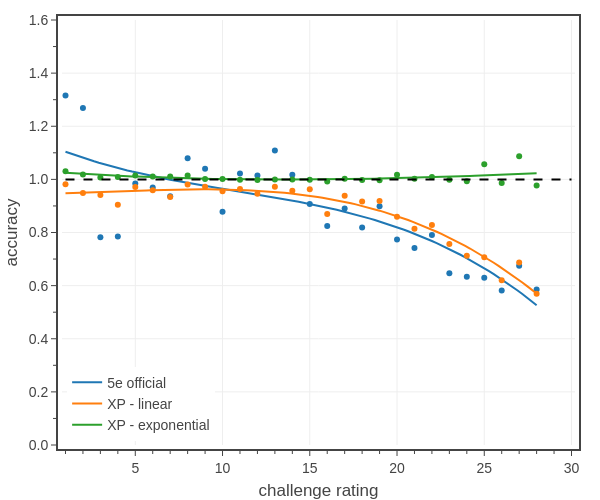

Notebook code for this chart:
### Code cell
# Fig. 3: plots XP accuracy vs level for encounter with a single CR appropriate monster
import pandas as pd

xp_method = 'linear'

# pc stats
classes = list(PC_CLASSES.keys())
pc_data_file = f'../../_classes/xp-and-player-characters/pc data - Medium 2 short rests.json'
dfP = load_pc_data(pc_data_file, [
    'class','level',
    'hit points mean',
    'hit points multiplier',
    'damage per round mean',
    'attack bonus','armor class',
    'encounter XP mean'
])
dfP['adj hit points mean'] = dfP['hit points mean']*dfP['hit points multiplier']
dfP = dfP.rename({
    'adj hit points mean': 'adj HP', 
    'damage per round mean': 'adj DPR', 
    'attack bonus': 'adj AB', 
    'armor class': 'adj AC',
    'encounter XP mean': 'eXP',
}, axis=1)
xp_values = 0.5*np.array(ENCOUNTER_DIFFICULTIES['Daily']['XP'])
dfP['Encounter XP'] = dfP.apply(lambda row: xp_values[row['level']-1], axis=1)
dfP['Encounter eXP']  = dfP.apply(lambda row: estats5e.effXP(row['adj HP'], row['adj AC'], row['adj DPR'], row['adj AB'], method=xp_method, ctype='PC'), axis=1)
dfP = dfP[dfP['class'].isin(classes)]
dfP = dfP[['level','adj HP','adj DPR','adj AC','adj AB','Encounter XP','Encounter eXP']].groupby(['level']).mean()

# monster stats
dfM = pd.read_csv('../../assets/data/monsters-2014.csv')
dfM['adj AC']  = 0.5*(dfM['adj AC'] + dfM['adj SB'] + 14)
dfM['eXP']  = dfM.apply(lambda row: estats5e.effXP(row['adj HP'], row['adj AC'], row['adj DPR'], row['adj AB'], method=xp_method, ctype='NPC'), axis=1)
dfM = dfM[dfM['CR'].between(1, 28)]
dfM.sort_values(by='CR', inplace=True)
dfM = dfM[['CR','HP','adj HP','AC','adj AC','adj DPR','adj AB','XP','eXP']].groupby(['CR']).mean()

# create figure
fig = go.Figure()
colors = iter(COLORS)
smooth_factor = 1

name = '5e official'
cr_offset = 0
crs = dfM.index.to_list()
dmg_ratio = np.array([calc_damage_ratio(dfP, dfM, 4*[max(1,min(cr+cr_offset,20))], cr) for cr in crs])
xp_ratio = np.array([calc_xp_ratio(dfP, dfM, 4*[max(1,min(cr+cr_offset,20))], cr) for cr in crs])
fig = tfb.plot_data_and_spline(fig, 
    x=crs, 
    y=xp_ratio/dmg_ratio,
    smooth_factor=smooth_factor, 
    name=name,
    legendgroup=name,
    line_color=next(colors),
    hovertemplate=
            f'<b>{name}</b><br>'+
            'challenge rating %{x}<br>'+
            'accuracy %{y:.2f}'+
            '<extra></extra>',
)

name = 'XP - linear'
dmg_ratio = np.array([calc_damage_ratio(dfP, dfM, 4*[max(1,min(cr+cr_offset,20))], cr) for cr in crs])
xp_ratio = np.array([calc_exp_ratio(dfP, dfM, 4*[max(1,min(cr+cr_offset,20))], cr) for cr in crs])
fig = tfb.plot_data_and_spline(fig, 
    x=crs, 
    y=xp_ratio/dmg_ratio,
    smooth_factor=smooth_factor, 
    name=name,
    legendgroup=name,
    line_color=next(colors),
    hovertemplate=
            f'<b>{name}</b><br>'+
            'challenge rating %{x}<br>'+
            'accuracy %{y:.2f}'+
            '<extra></extra>',
)

name = 'XP - exponential'
xp_method = 'exp'
dfP['Encounter eXP']  = dfP.apply(lambda row: estats5e.effXP(row['adj HP'], row['adj AC'], row['adj DPR'], row['adj AB'], method=xp_method, ctype='PC'), axis=1)
dfM['eXP']  = dfM.apply(lambda row: estats5e.effXP(row['adj HP'], row['adj AC'], row['adj DPR'], row['adj AB'], method=xp_method, ctype='NPC'), axis=1)
dmg_ratio = np.array([calc_damage_ratio(dfP, dfM, 4*[max(1,min(cr+cr_offset,20))], cr) for cr in crs])
xp_ratio = np.array([calc_exp_ratio(dfP, dfM, 4*[max(1,min(cr+cr_offset,20))], cr) for cr in crs])
fig = tfb.plot_data_and_spline(fig, 
    x=crs, 
    y=xp_ratio/dmg_ratio,
    smooth_factor=smooth_factor, 
    name=name,
    legendgroup=name,
    line_color=next(colors),
    hovertemplate=
            f'<b>{name}</b><br>'+
            'challenge rating %{x}<br>'+
            'accuracy %{y:.2f}'+
            '<extra></extra>',
)

fig.add_scatter(
    x=[1,30],
    y=[1,1],
    mode='lines',
    showlegend=False,
    line_color='black',
    line_dash='dash',
)

# show figure
fig.update_layout(
    template=tfb.FIG_TEMPLATE,
    xaxis=dict(title_text='challenge rating', range=[0.8, 30.2], dtick=5, minor_dtick=1),
    yaxis=dict(title_text='accuracy', range=[0, 1.6], dtick=0.2, tickformat='.1f', minor_dtick=0.1),
    legend=dict(xanchor='left', x=0.01, yanchor='bottom', y=0.01),
    width=600, 
    height=500,
)
fig.show(config=tfb.FIG_CONFIG)

# save figures
if SAVEFIGS:
    fig.update_layout(autosize=True, width=None, height=None)
    tfb.save_fig_html(fig, format='large', name=f'./fig-xp-accuracy-vs-cr-matched-large')
    tfb.save_fig_html(fig, format='small', name=f'./fig-xp-accuracy-vs-cr-matched-small', marker_size=4)

### Figure 1 — Plotly figure (JSON) as saved in the notebook; plotly's stock layout.template omitted (floating-point values rounded to 4 significant figures)
{"data": [{"hovertemplate": "<b>5e official</b><br>challenge rating %{x}<br>accuracy %{y:.2f}<extra></extra>", "legendgroup": "5e official", "line": {"color": "#1f77b4"}, "mode": "markers", "name": "5e official", "showlegend": false, "type": "scatter", "x": [1, 2, 3, 4, 5, 6, 7, 8, 9, 10, 11, 12, 13, 14, 15, 16, 17, 18, 19, 20, 21, 22, 23, 24, 25, 26, 27, 28], "y": [1.315, 1.269, 0.7821, 0.7847, 0.984, 0.9698, 0.9361, 1.079, 1.04, 0.8777, 1.022, 1.014, 1.109, 1.017, 0.9073, 0.8248, 0.89, 0.8192, 0.8987, 0.7739, 0.7416, 0.7906, 0.6468, 0.6338, 0.63, 0.5821, 0.6748, 0.5858]}, {"hoverinfo": "skip", "legendgroup": "5e official", "line": {"color": "#1f77b4"}, "mode": "lines", "name": "5e official", "showlegend": true, "type": "scatter", "x": [1.0, 1.273, 1.545, 1.818, 2.091, 2.364, 2.636, 2.909, 3.182, 3.455, 3.727, 4.0, 4.273, 4.545, 4.818, 5.091, 5.364, 5.636, 5.909, 6.182, 6.455, 6.727, 7.0, 7.273, 7.545, 7.818, 8.091, 8.364, 8.636, 8.909, 9.182, 9.455, 9.727, 10.0, 10.27, 10.55, 10.82, 11.09, 11.36, 11.64, 11.91, 12.18, 12.45, 12.73, 13.0, 13.27, 13.55, 13.82, 14.09, 14.36, 14.64, 14.91, 15.18, 15.45, 15.73, 16.0, 16.27, 16.55, 16.82, 17.09, 17.36, 17.64, 17.91, 18.18, 18.45, 18.73, 19.0, 19.27, 19.55, 19.82, 20.09, 20.36, 20.64, 20.91, 21.18, 21.45, 21.73, 22.0, 22.27, 22.55, 22.82, 23.09, 23.36, 23.64, 23.91, 24.18, 24.45, 24.73, 25.0, 25.27, 25.55, 25.82, 26.09, 26.36, 26.64, 26.91, 27.18, 27.45, 27.73, 28.0], "y": [1.104, 1.097, 1.091, 1.085, 1.079, 1.073, 1.068, 1.063, 1.057, 1.052, 1.047, 1.043, 1.038, 1.034, 1.029, 1.025, 1.021, 1.017, 1.013, 1.01, 1.006, 1.002, 0.9988, 0.9954, 0.9921, 0.9888, 0.9856, 0.9825, 0.9794, 0.9764, 0.9733, 0.9704, 0.9674, 0.9645, 0.9616, 0.9587, 0.9558, 0.9529, 0.9499, 0.947, 0.9441, 0.9411, 0.9381, 0.935, 0.932, 0.9288, 0.9256, 0.9224, 0.9191, 0.9157, 0.9122, 0.9087, 0.905, 0.9013, 0.8975, 0.8935, 0.8895, 0.8853, 0.881, 0.8766, 0.872, 0.8673, 0.8625, 0.8575, 0.8523, 0.847, 0.8415, 0.8358, 0.8299, 0.8239, 0.8176, 0.8112, 0.8046, 0.7977, 0.7906, 0.7833, 0.7758, 0.768, 0.76, 0.7518, 0.7433, 0.7345, 0.7255, 0.7162, 0.7067, 0.6968, 0.6867, 0.6763, 0.6655, 0.6545, 0.6432, 0.6315, 0.6195, 0.6072, 0.5946, 0.5816, 0.5683, 0.5546, 0.5406, 0.5262]}, {"hovertemplate": "<b>XP - linear</b><br>challenge rating %{x}<br>accuracy %{y:.2f}<extra></extra>", "legendgroup": "XP - linear", "line": {"color": "#ff7f0e"}, "mode": "markers", "name": "XP - linear", "showlegend": false, "type": "scatter", "x": [1, 2, 3, 4, 5, 6, 7, 8, 9, 10, 11, 12, 13, 14, 15, 16, 17, 18, 19, 20, 21, 22, 23, 24, 25, 26, 27, 28], "y": [0.982, 0.9484, 0.9416, 0.9046, 0.9709, 0.9589, 0.9333, 0.981, 0.9724, 0.9554, 0.9638, 0.9463, 0.9725, 0.957, 0.963, 0.8701, 0.938, 0.9165, 0.9187, 0.8589, 0.8139, 0.8282, 0.7567, 0.7129, 0.7064, 0.6203, 0.6871, 0.5692]}, {"hoverinfo": "skip", "legendgroup": "XP - linear", "line": {"color": "#ff7f0e"}, "mode": "lines", "name": "XP - linear", "showlegend": true, "type": "scatter", "x": [1.0, 1.273, 1.545, 1.818, 2.091, 2.364, 2.636, 2.909, 3.182, 3.455, 3.727, 4.0, 4.273, 4.545, 4.818, 5.091, 5.364, 5.636, 5.909, 6.182, 6.455, 6.727, 7.0, 7.273, 7.545, 7.818, 8.091, 8.364, 8.636, 8.909, 9.182, 9.455, 9.727, 10.0, 10.27, 10.55, 10.82, 11.09, 11.36, 11.64, 11.91, 12.18, 12.45, 12.73, 13.0, 13.27, 13.55, 13.82, 14.09, 14.36, 14.64, 14.91, 15.18, 15.45, 15.73, 16.0, 16.27, 16.55, 16.82, 17.09, 17.36, 17.64, 17.91, 18.18, 18.45, 18.73, 19.0, 19.27, 19.55, 19.82, 20.09, 20.36, 20.64, 20.91, 21.18, 21.45, 21.73, 22.0, 22.27, 22.55, 22.82, 23.09, 23.36, 23.64, 23.91, 24.18, 24.45, 24.73, 25.0, 25.27, 25.55, 25.82, 26.09, 26.36, 26.64, 26.91, 27.18, 27.45, 27.73, 28.0], "y": [0.9476, 0.9481, 0.9486, 0.9492, 0.9497, 0.9503, 0.951, 0.9516, 0.9522, 0.9529, 0.9536, 0.9542, 0.9549, 0.9556, 0.9562, 0.9569, 0.9575, 0.9581, 0.9587, 0.9592, 0.9598, 0.9603, 0.9607, 0.9611, 0.9615, 0.9618, 0.962, 0.9622, 0.9623, 0.9624, 0.9624, 0.9623, 0.9621, 0.9619, 0.9615, 0.9611, 0.9606, 0.96, 0.9592, 0.9584, 0.9575, 0.9564, 0.9553, 0.954, 0.9526, 0.9511, 0.9494, 0.9476, 0.9456, 0.9435, 0.9413, 0.9389, 0.9364, 0.9337, 0.9308, 0.9278, 0.9245, 0.9212, 0.9176, 0.9139, 0.9099, 0.9058, 0.9015, 0.897, 0.8923, 0.8873, 0.8822, 0.8769, 0.8713, 0.8655, 0.8595, 0.8533, 0.8468, 0.8401, 0.8332, 0.826, 0.8185, 0.8108, 0.8029, 0.7947, 0.7862, 0.7775, 0.7685, 0.7592, 0.7496, 0.7398, 0.7296, 0.7192, 0.7085, 0.6975, 0.6862, 0.6745, 0.6626, 0.6504, 0.6378, 0.6249, 0.6117, 0.5981, 0.5843, 0.5701]}, {"hovertemplate": "<b>XP - exponential</b><br>challenge rating %{x}<br>accuracy %{y:.2f}<extra></extra>", "legendgroup": "XP - exponential", "line": {"color": "#2ca02c"}, "mode": "markers", "name": "XP - exponential", "showlegend": false, "type": "scatter", "x": [1, 2, 3, 4, 5, 6, 7, 8, 9, 10, 11, 12, 13, 14, 15, 16, 17, 18, 19, 20, 21, 22, 23, 24, 25, 26, 27, 28], "y": [1.03, 1.018, 1.007, 1.009, 1.014, 1.011, 1.011, 1.014, 1.002, 1.001, 0.9986, 0.998, 0.9996, 0.9994, 0.999, 0.992, 1.003, 0.9976, 0.9965, 1.018, 1.002, 1.009, 0.9982, 0.9926, 1.057, 0.9862, 1.087, 0.9772]}, {"hoverinfo": "skip", "legendgroup": "XP - exponential", "line": {"color": "#2ca02c"}, "mode": "lines", "name": "XP - exponential", "showlegend": true, "type": "scatter", "x": [1.0, 1.273, 1.545, 1.818, 2.091, 2.364, 2.636, 2.909, 3.182, 3.455, 3.727, 4.0, 4.273, 4.545, 4.818, 5.091, 5.364, 5.636, 5.909, 6.182, 6.455, 6.727, 7.0, 7.273, 7.545, 7.818, 8.091, 8.364, 8.636, 8.909, 9.182, 9.455, 9.727, 10.0, 10.27, 10.55, 10.82, 11.09, 11.36, 11.64, 11.91, 12.18, 12.45, 12.73, 13.0, 13.27, 13.55, 13.82, 14.09, 14.36, 14.64, 14.91, 15.18, 15.45, 15.73, 16.0, 16.27, 16.55, 16.82, 17.09, 17.36, 17.64, 17.91, 18.18, 18.45, 18.73, 19.0, 19.27, 19.55, 19.82, 20.09, 20.36, 20.64, 20.91, 21.18, 21.45, 21.73, 22.0, 22.27, 22.55, 22.82, 23.09, 23.36, 23.64, 23.91, 24.18, 24.45, 24.73, 25.0, 25.27, 25.55, 25.82, 26.09, 26.36, 26.64, 26.91, 27.18, 27.45, 27.73, 28.0], "y": [1.025, 1.024, 1.023, 1.021, 1.02, 1.019, 1.018, 1.017, 1.016, 1.015, 1.015, 1.014, 1.013, 1.012, 1.011, 1.01, 1.01, 1.009, 1.008, 1.008, 1.007, 1.006, 1.006, 1.005, 1.005, 1.004, 1.004, 1.003, 1.003, 1.002, 1.002, 1.002, 1.001, 1.001, 1.001, 1.001, 1.0, 1.0, 0.9999, 0.9998, 0.9996, 0.9995, 0.9994, 0.9993, 0.9993, 0.9992, 0.9992, 0.9992, 0.9992, 0.9993, 0.9994, 0.9994, 0.9996, 0.9997, 0.9998, 1.0, 1.0, 1.0, 1.001, 1.001, 1.001, 1.001, 1.002, 1.002, 1.002, 1.003, 1.003, 1.003, 1.004, 1.004, 1.005, 1.005, 1.006, 1.006, 1.006, 1.007, 1.007, 1.008, 1.009, 1.009, 1.01, 1.01, 1.011, 1.012, 1.012, 1.013, 1.013, 1.014, 1.015, 1.016, 1.016, 1.017, 1.018, 1.018, 1.019, 1.02, 1.021, 1.021, 1.022, 1.023]}, {"line": {"color": "black", "dash": "dash"}, "mode": "lines", "showlegend": false, "type": "scatter", "x": [1, 30], "y": [1, 1]}], "layout": {"height": 500, "legend": {"x": 0.01, "xanchor": "left", "y": 0.01, "yanchor": "bottom"}, "width": 600, "xaxis": {"dtick": 5, "minor": {"dtick": 1}, "range": [0.8, 30.2], "title": {"text": "challenge rating"}}, "yaxis": {"dtick": 0.2, "minor": {"dtick": 0.1}, "range": [0, 1.6], "tickformat": ".1f", "title": {"text": "accuracy"}}}}
